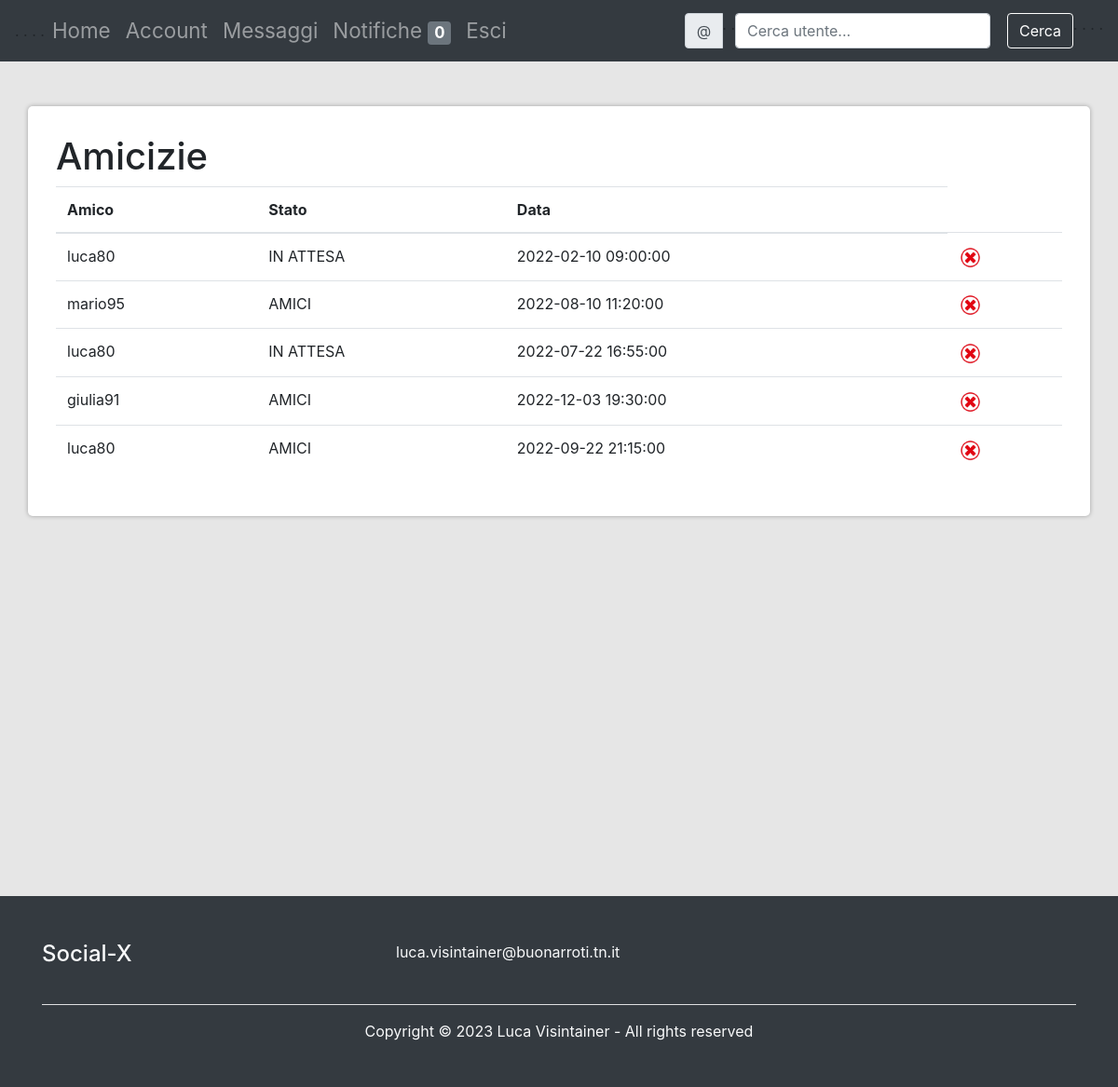
The app's page /php/amicizie.php (signed in) with its own data.
### tables this page shows
CREATE TABLE profilo (
    idProfilo                   INT                 NOT NULL    AUTO_INCREMENT, 
    username                    VARCHAR(20)         NOT NULL    UNIQUE,   
    password                    VARCHAR(255)         NOT NULL ,
    email                       VARCHAR(255)         NOT NULL ,
    dataIscrizione              DATETIME            NOT NULL,
    ultimoAccesso               DATETIME            DEFAULT dataIscrizione,
    biografia                   VARCHAR(255), 
    visibilitaAccount           ENUM('T', 'A') DEFAULT 'T',                 
    indirizzo                   VARCHAR(100),         
    numeroTelefono              VARCHAR(20),
    professione                 VARCHAR(255),
    PRIMARY KEY(idProfilo)
);

### php/query.php (called while the page is built, shortened)
<?php
	function amicizie($idUtente) {
		include 'connessione.php';
		$query = "SELECT count(*) FROM amicizia WHERE fkProfilo1 = '$idUtente' AND stato='AMICI' OR fkProfilo2 = '$idUtente' AND stato='AMICI';";
		if ($result = $db_conn->query($query)) {
			if ($result->num_rows > 0) {
				$row = $result->fetch_assoc();
				return $row['count(*)'];
			} else {
				return 0;
			}
		} else {
			return 0;
		}
	}
	function idProfiloToUsername($id){
		include 'connessione.php';
		$query = "SELECT username FROM profilo WHERE idProfilo='$id'";
		if ($result = $db_conn->query($query)) {
			if ($result->num_rows == 1) {
				$row = $result->fetch_assoc();
				return $row['username'];
			} else {
				return "";
			}
		} else {
			return "";
		}
	}
?>

### php/amicizie.php (the view, shortened to what this page needs)
<?php
include 'connessione.php';
include 'query.php';
?>
<!DOCTYPE html>
<html>
<head>
    <link rel="stylesheet" href="https://maxcdn.bootstrapcdn.com/bootstrap/4.5.2/css/bootstrap.min.css">
</head>
<body>
    <?php include 'header.php'; ?>
    <div class="container mt-5" style="padding: 30px; margin-top: 50px; background-color: #fff; border-radius: 5px; box-shadow: 0px 0px 5px rgba(0, 0, 0, 0.3);">
        <h1>Amicizie</h1>
        <table class="table">
            <tbody>
                <?php
                $idUtente = $_SESSION['idProfilo'];
                $arrayAmici = array();
                $stato = array();
                $data = array();
                $query = "SELECT * FROM amicizia WHERE fkProfilo1 = '$idUtente' OR fkProfilo2 = '$idUtente';";
                if ($result = $db_conn->query($query)) {
                    if ($result->num_rows > 0) {
                        while ($row = $result->fetch_assoc()) {
                            if ($row['fkProfilo1'] != $idUtente) {
                                $arrayAmici[] = $row['fkProfilo1'];
                            } else {
                                $arrayAmici[] = $row['fkProfilo2'];
                            }
                            $stato[] = $row['stato'];
                            $data[] = $row['data'];
                        }
                    } else {
                        return 0;
                    }
                } else {
                    return 0;
                }
                if (amicizie($idUtente) == 0) {
                    echo "<br>Non hai amicizie";
                } else {
                    echo "          <thead>
                            <tr>
                                <th>Amico</th>
                                <th>Stato</th>
                                <th>Data</th>
                            </tr>
                            </thead>";
                    for ($i = 0; $i < count($arrayAmici); $i++) {
                        echo "<tr>
                        <td>" . idProfiloToUsername($arrayAmici[$i]) . "</td>
                        <td>" . $stato[$i] . "</td>
                        <td>" . $data[$i] . "</td>
                        <td>
                            <div class='btn-group ml-0' role='group'>
                                <a href='eliminaAmicizia.php?idAmico=".$arrayAmici[$i]."'>
                                    <img src='../img/icone/delete.png' width='25' height='25'>
                                </a>
                            </div>
                        </td>
                     </tr>";
                    }
                }
                ?>
            </tbody>
        </table>
    </div>
    <br><br><br><br><br><br><br><br><br><br><br><br><br><br><br><br><br>
    <?php include 'footer.php'; ?>
</body>
</html>

### php/amicizie.php (style rules this page uses)
body { background-color: #E6E6E6; }

### records on screen
profilo: username "luca80"
profilo: username "mario95"
profilo: username "giulia91"

### other values on screen
$num_notifiche "0"
$stato[$i] "IN ATTESA"
$data[$i] "2022-02-10 09:00:00"
$stato[$i] "AMICI"
$data[$i] "2022-08-10 11:20:00"
$data[$i] "2022-07-22 16:55:00"
$data[$i] "2022-12-03 19:30:00"
$data[$i] "2022-09-22 21:15:00"
